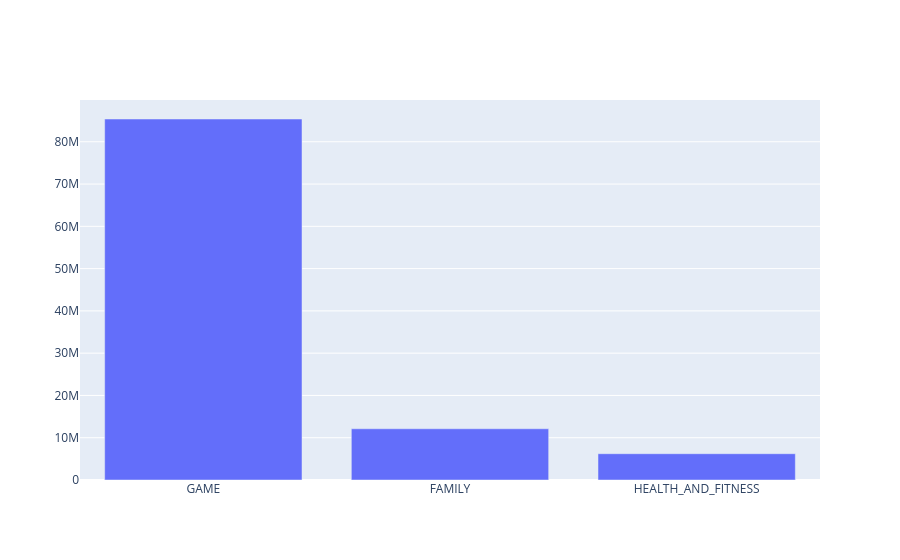

The cell this chart's notebook holds for it:
### Code cell
# FREE : AVERAGE INSTALLS

fig6.add_trace(
    go.Bar(
        x=free_df["Category"],
        y=free_df["Average_Installs"],
        name="Free - Avg Installs",
        offsetgroup="Free",

        hovertemplate=
        "<b>Category:</b> %{x}<br>" +
        "<b>Type:</b> Free<br>" +
        "<b>Average Installs:</b> %{y:,.0f}<extra></extra>"
    )
)

### Figure 1 — Plotly figure (JSON) as saved in the notebook; plotly's stock layout.template omitted (floating-point values rounded to 4 significant figures)
{"data": [{"hovertemplate": "<b>Category:</b> %{x}<br><b>Type:</b> Free<br><b>Average Installs:</b> %{y:,.0f}<extra></extra>", "name": "Free - Avg Installs", "offsetgroup": "Free", "type": "bar", "x": ["GAME", "FAMILY", "HEALTH_AND_FITNESS"], "y": [85390000.0, 12120000.0, 6218000.0]}], "layout": {}}
